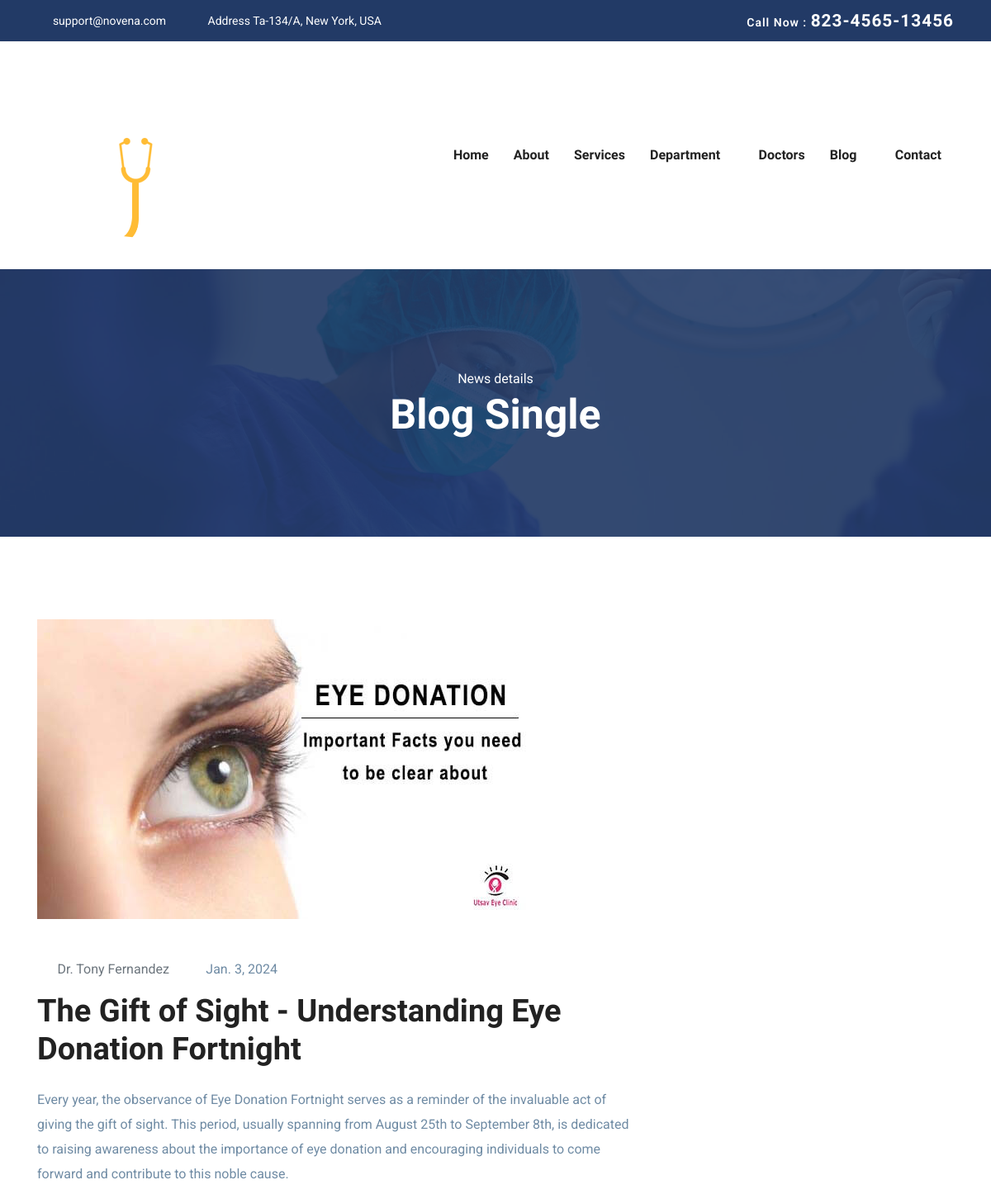
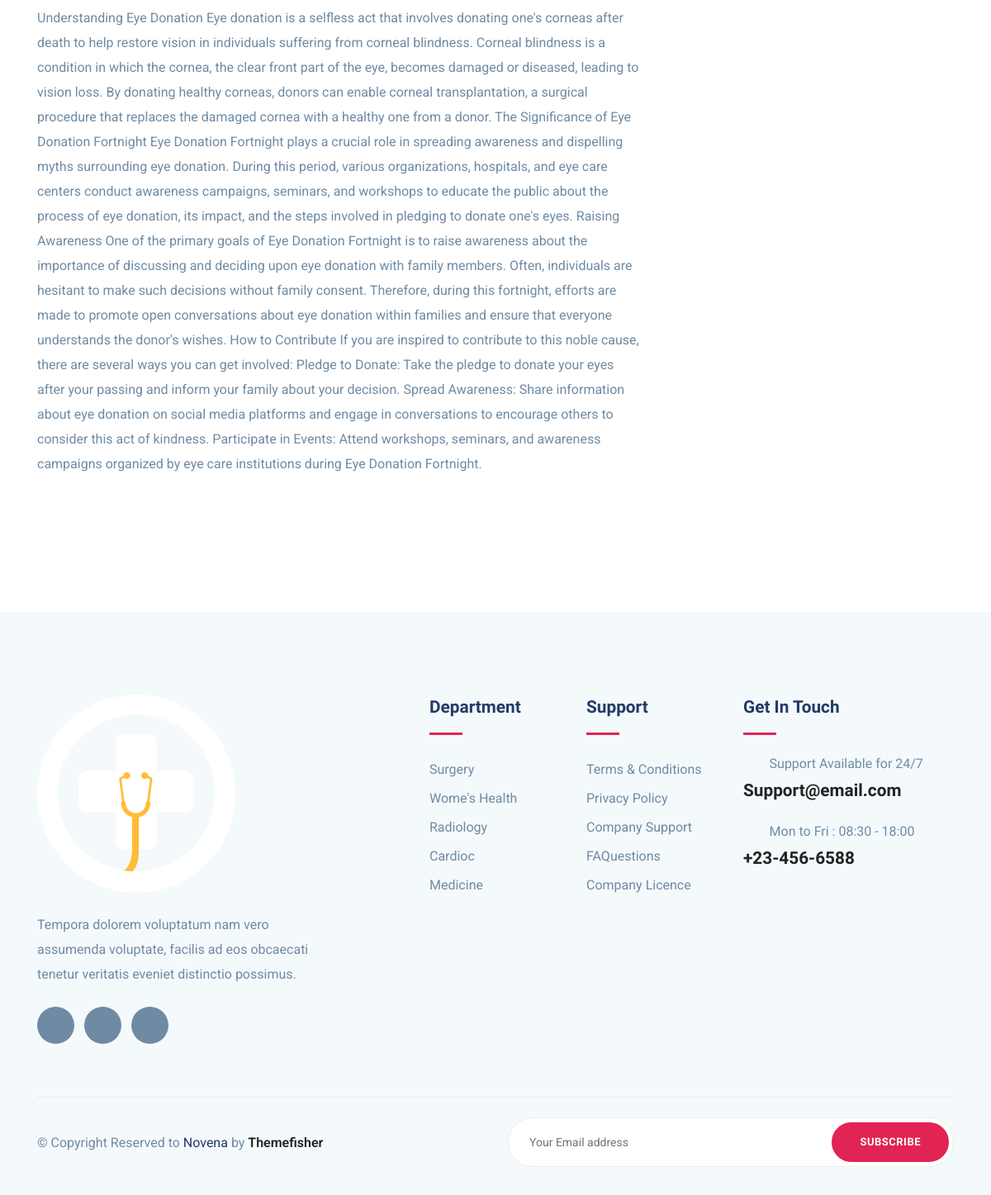
Page /blog_single/1/ on the committed database (2 pictures, top to bottom).
### eyeapp/models.py (models this page shows, shortened)
class Blog(models.Model):
    title = models.CharField(max_length=200, null=True, blank=True)
    image = models.ImageField(upload_to='blog_images/', null=True, blank=True)
    date = models.DateField(null=True, blank=True)
    description = models.TextField(null=True, blank=True)
    author = models.CharField(max_length=100, null=True, blank=True)
    extended_description = models.TextField(blank=True)

### eyeapp/views.py (the view)
# urls.py: path('blog_single/<int:blog_id>/', views.blog_single, name='blog_single'),
def blog_single(request, blog_id):
    blog = get_object_or_404(Blog, id=blog_id)
    return render(request, 'blog_single.html', {'blog': blog})

### templates/blog_single.html (shortened to what this page needs)
<!DOCTYPE html>
{% load static %}
<html lang="zxx">
<head>
  <link rel="stylesheet" href="{% static 'plugins/bootstrap/css/bootstrap.min.css'%}">
  <link rel="stylesheet" href="{% static 'plugins/icofont/icofont.min.css'%}">
  <link rel="stylesheet" href="{% static 'plugins/slick-carousel/slick/slick.css'%}">
  <link rel="stylesheet" href="{% static 'plugins/slick-carousel/slick/slick-theme.css'%}">
  <link rel="stylesheet" href="{% static 'css/style.css'%}">
</head>
<body id="top">
<header>
	<div class="header-top-bar">
		<div class="container">
			<div class="row align-items-center">
				<div class="col-lg-6">
					<ul class="top-bar-info list-inline-item pl-0 mb-0">
						<li class="list-inline-item"><a href="mailto:support@gmail.com"><i class="icofont-support-faq mr-2"></i>support@novena.com</a></li>
						<li class="list-inline-item"><i class="icofont-location-pin mr-2"></i>Address Ta-134/A, New York, USA </li>
					</ul>
				</div>
				<div class="col-lg-6">
					<div class="text-lg-right top-right-bar mt-2 mt-lg-0">
						<a href="tel:+23-345-67890" >
							<span>Call Now : </span>
							<span class="h4">823-4565-13456</span>
						</a>
					</div>
				</div>
			</div>
		</div>
	</div>
	<nav class="navbar navbar-expand-lg navigation" id="navbar">
		<div class="container">
		 	 <a class="navbar-brand" href="{% url 'index' %}">
			  	<img src="images/logo.png" alt="" class="img-fluid">
			  </a>
		  <div class="collapse navbar-collapse" id="navbarmain">
			<ul class="navbar-nav ml-auto">
			  <li class="nav-item active">
				<a class="nav-link" href="{% url 'index' %}">Home</a>
			  </li>
			   <li class="nav-item"><a class="nav-link" href="{% url 'about' %}">About</a></li>
			    <li class="nav-item"><a class="nav-link" href="{% url 'service' %}">Services</a></li>
			    <li class="nav-item dropdown">
					<a class="nav-link dropdown-toggle" href="{% url 'department' %}" id="dropdown02" data-toggle="dropdown" aria-haspopup="true" aria-expanded="false">Department <i class="icofont-thin-down"></i></a>
			  	</li>
				  <li><a class="nav-link" href=" {% url 'doctor' %}">Doctors</a></li>
			   <li class="nav-item dropdown">
					<a class="nav-link dropdown-toggle" href="{% url 'blog_sidebar' %}" id="dropdown05" data-toggle="dropdown" aria-haspopup="true" aria-expanded="false">Blog <i class="icofont-thin-down"></i></a>
			  	</li>
			   <li class="nav-item"><a class="nav-link" href="{% url 'contact' %}">Contact</a></li>
			</ul>
		  </div>
		</div>
	</nav>
</header>
<section class="page-title bg-1">
	<div class="container">
	  <div class="row">
		<div class="col-md-12">
		  <div class="block text-center">
			<span class="text-white">News details</span>
			<h1 class="text-capitalize mb-5 text-lg">Blog Single</h1>
		  </div>
		</div>
	  </div>
	</div>
  </section>
  <section class="section blog-wrap">
	<div class="container">
		<div class="row">
			<div class="col-lg-8">
				<div class="row">
					<div class="col-lg-12 mb-5">
						<div class="single-blog-item">
							<img src="{{ blog.image.url }}" alt="{{ blog.title }}" class="img-fluid">
							<div class="blog-item-content mt-5">
								<div class="blog-item-meta mb-3">
									<span class="text-muted text-capitalize mr-3"><i
											class="icofont-comment mr-2"></i> {{ blog.author }}</span>
									<span class="text-black text-capitalize mr-3"><i
											class="icofont-calendar mr-2"></i> {{ blog.date }}</span>
								</div>
								<h2 class="mb-4 text-md">{{ blog.title }}</h2>
								<p>{{ blog.description }}</p>
								<p>{{ blog.extended_description }}</p>
							</div>
						</div>
					</div>
				</div>
			</div>
		</div>
	</div>
</section>
  <footer class="footer section gray-bg">
	  <div class="container">
		  <div class="row">
			  <div class="col-lg-4 mr-auto col-sm-6">
				  <div class="widget mb-5 mb-lg-0">
					  <div class="logo mb-4">
						  <img src="images/logo.png" alt="" class="img-fluid">
					  </div>
					  <p>Tempora dolorem voluptatum nam vero assumenda voluptate, facilis ad eos obcaecati tenetur veritatis eveniet distinctio possimus.</p>
					  <ul class="list-inline footer-socials mt-4">
						  <li class="list-inline-item"><a href="https://www.facebook.com/themefisher"><i class="icofont-facebook"></i></a></li>
						  <li class="list-inline-item"><a href="https://twitter.com/themefisher"><i class="icofont-twitter"></i></a></li>
						  <li class="list-inline-item"><a href="https://www.pinterest.com/themefisher/"><i class="icofont-linkedin"></i></a></li>
					  </ul>
				  </div>
			  </div>
			  <div class="col-lg-2 col-md-6 col-sm-6">
				  <div class="widget mb-5 mb-lg-0">
					  <h4 class="text-capitalize mb-3">Department</h4>
					  <div class="divider mb-4"></div>
					  <ul class="list-unstyled footer-menu lh-35">
						  <li><a href="#">Surgery </a></li>
						  <li><a href="#">Wome's Health</a></li>
						  <li><a href="#">Radiology</a></li>
						  <li><a href="#">Cardioc</a></li>
						  <li><a href="#">Medicine</a></li>
					  </ul>
				  </div>
			  </div>
			  <div class="col-lg-2 col-md-6 col-sm-6">
				  <div class="widget mb-5 mb-lg-0">
					  <h4 class="text-capitalize mb-3">Support</h4>
					  <div class="divider mb-4"></div>
					  <ul class="list-unstyled footer-menu lh-35">
						  <li><a href="#">Terms & Conditions</a></li>
						  <li><a href="#">Privacy Policy</a></li>
						  <li><a href="#">Company Support </a></li>
						  <li><a href="#">FAQuestions</a></li>
						  <li><a href="#">Company Licence</a></li>
					  </ul>
				  </div>
			  </div>
			  <div class="col-lg-3 col-md-6 col-sm-6">
				  <div class="widget widget-contact mb-5 mb-lg-0">
					  <h4 class="text-capitalize mb-3">Get in Touch</h4>
					  <div class="divider mb-4"></div>
					  <div class="footer-contact-block mb-4">
						  <div class="icon d-flex align-items-center">
							  <i class="icofont-email mr-3"></i>
							  <span class="h6 mb-0">Support Available for 24/7</span>
						  </div>
						  <h4 class="mt-2"><a href="tel:+23-345-67890">Support@email.com</a></h4>
					  </div>
					  <div class="footer-contact-block">
						  <div class="icon d-flex align-items-center">
							  <i class="icofont-support mr-3"></i>
							  <span class="h6 mb-0">Mon to Fri : 08:30 - 18:00</span>
						  </div>
						  <h4 class="mt-2"><a href="tel:+23-345-67890">+23-456-6588</a></h4>
					  </div>
				  </div>
			  </div>
		  </div>
		  <div class="footer-btm py-4 mt-5">
			  <div class="row align-items-center justify-content-between">
				  <div class="col-lg-6">
					  <div class="copyright">
						  &copy; Copyright Reserved to <span class="text-color">Novena</span> by <a href="https://themefisher.com/" target="_blank">Themefisher</a>
					  </div>
				  </div>
				  <div class="col-lg-6">
					  <div class="subscribe-form text-lg-right mt-5 mt-lg-0">
						  <form action="#" class="subscribe">
							  <input type="text" class="form-control" placeholder="Your Email address">
							  <a href="#" class="btn btn-main-2 btn-round-full">Subscribe</a>
						  </form>
					  </div>
				  </div>
			  </div>
		  </div>
	  </div>
  </footer>
	</body>
	</html>

### static/css/style.css (style rules this page uses)
html { overflow-x: hidden; }
body { line-height: 1.6; font-family: "Roboto", sans-serif; -webkit-font-smoothing: antialiased; font-size: 16px; color: #6F8BA4; font-weight: 400; }
h1, .h1, h2, .h2, h3, .h3, h4, .h4, h5, .h5, h6, .h6 { font-family: "Exo", sans-serif; font-weight: 700; color: #222; }
h1, .h1 { font-size: 2.5rem; }
h2, .h2 { font-size: 44px; }
h4, .h4 { font-size: 1.3rem; line-height: 30px; }
h6, .h6 { font-size: 1rem; }
p { line-height: 30px; }
input[type="email"], input[type="password"], input[type="text"], input[type="tel"] { box-shadow: none; height: 45px; outline: none; font-size: 14px; }
.form-control { box-shadow: none; border-radius: 0; }
.btn { display: inline-block; font-size: 14px; font-size: 0.8125rem; font-weight: 700; letter-spacing: .5px; padding: .75rem 2rem; font-family: "Exo", sans-serif; text-transform: uppercase; border-radius: 5px; border: 2px solid transparent; transition: all .35s ease; }
.btn-main-2 { background: #e12454; color: #fff; border-color: #e12454; }
.btn-round-full { border-radius: 50px; }
.section { padding: 100px 0; }
.text-md { font-size: 2.25rem; }
.text-lg { font-size: 3.75rem; }
a { color: #222; text-decoration: none; transition: all .35s ease; }
.page-title { padding: 120px 0px 70px 0px; position: relative; }
.page-title .block h1 { color: #fff; }
.text-lg { font-size: 50px; }
.gray-bg { background: #f4f9fc; }
#navbarmain { padding: 20px 0px; }
#navbarmain .nav-link { font-weight: 600; padding: 10px 15px; color: #222; font-family: "Exo", sans-serif; text-transform: capitalize; font-size: 16px; transition: all .25s ease; }
.dropdown-toggle::after { display: none; }
.navbar-brand { margin-top: 10px; }
.header-top-bar { background: #223a66; font-size: 14px; padding: 10px 0px; box-shadow: 0 1px 2px rgba(0, 0, 0, 0.05); color: #fff; }
.top-bar-info li a { color: #fff; margin-right: 20px; }
.top-right-bar a span { color: #fff; font-weight: 600; letter-spacing: 1px; }
.bg-1 { background: url("../images/bg/22.jpg") no-repeat 50% 50%; background-size: cover; position: relative; }
.text-color { color: #223a66; }
.divider { width: 40px; height: 5px; background: #e12454; }
.lh-35 { line-height: 35px; }
.blog-item-content h2 { font-weight: 600; font-size: 38px; }
.footer { padding-bottom: 10px; }
.footer .copyright a { font-weight: 600; }
.logo { font-weight: 600; letter-spacing: 1px; }
.widget .divider { height: 3px; }
.widget h4 { color: #223a66; }
.widget .footer-menu a { color: #6F8BA4; }
.footer-contact-block span { font-weight: 400; color: #6F8BA4; }
.footer-contact-block i { font-size: 20px; }
.footer-btm { border-top: 1px solid rgba(0, 0, 0, 0.06); }
.footer-socials li a { width: 45px; height: 45px; background: #6F8BA4; color: #fff; display: inline-block; text-align: center; border-radius: 100%; padding-top: 12px; }
.subscribe { position: relative; }
.subscribe .form-control { border-radius: 50px; height: 60px; padding-left: 25px; border-color: #eee; }
.subscribe .btn { position: absolute; right: 6px; top: 6px; }

### rows in the picture
Blog: image (picture), author "Dr. Tony Fernandez", date "Jan. 3, 2024", title "The Gift of Sight - Understanding Eye Donation Fortnight", description "Every year, the observance of Eye Donation Fortnight serves as a reminder of the invaluable act of giving the gift of sight. This period, usually spanning from August 25th to September 8th, is dedicated to raising awareness about the importance of eye donation and encouraging individuals to come forward and contribute to this noble cause.", extended_description "Understanding Eye Donation Eye donation is a selfless act that involves donating one's corneas after death to help restore vision in individuals suffering from corneal blindness. Corneal blindness is a condition in which the cornea, the clear front part of the eye, becomes damaged or diseased, leading to vision loss. By donating healthy corneas, donors can enable corneal transplantation, a surgical procedure that replaces the damaged cornea with a healthy one from a donor. The Significance of Eye Donation Fortnight Eye Donation Fortnight plays a crucial role in spreading awareness and dispelling myths surrounding eye donation. During this period, various organizations, hospitals, and eye…"
